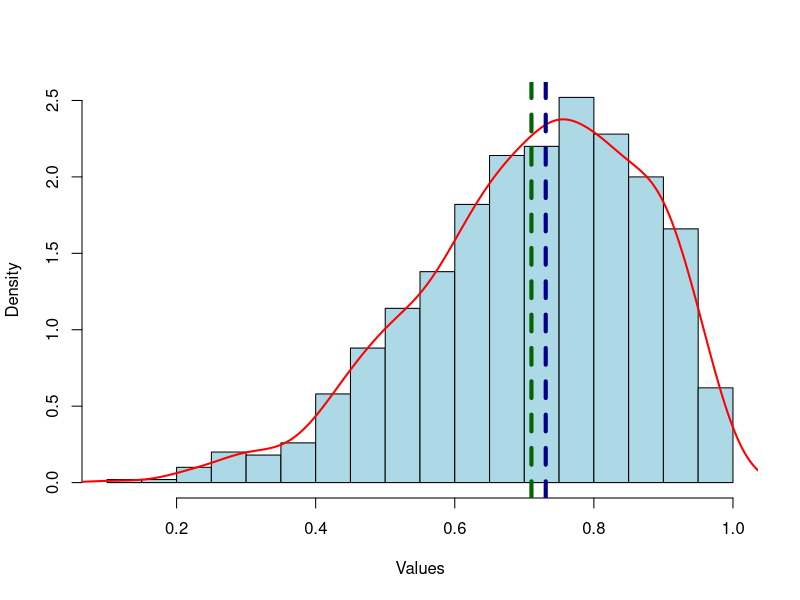
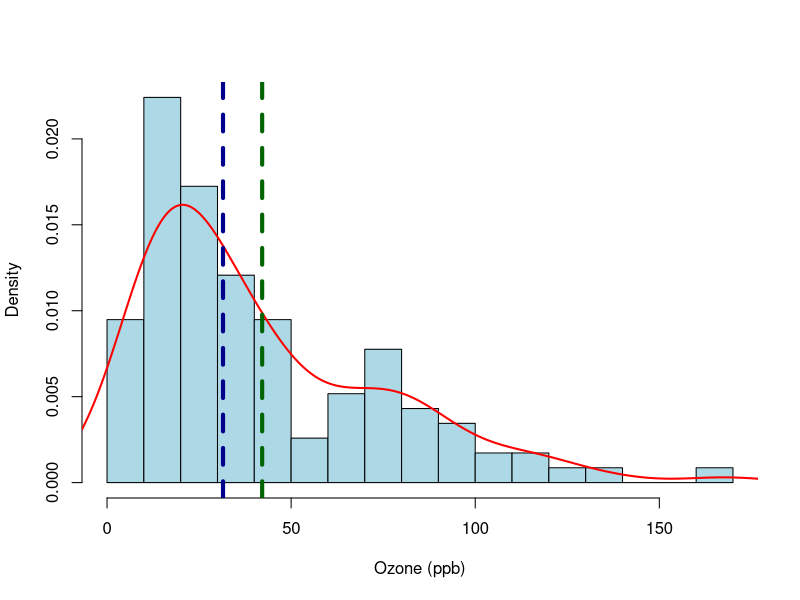
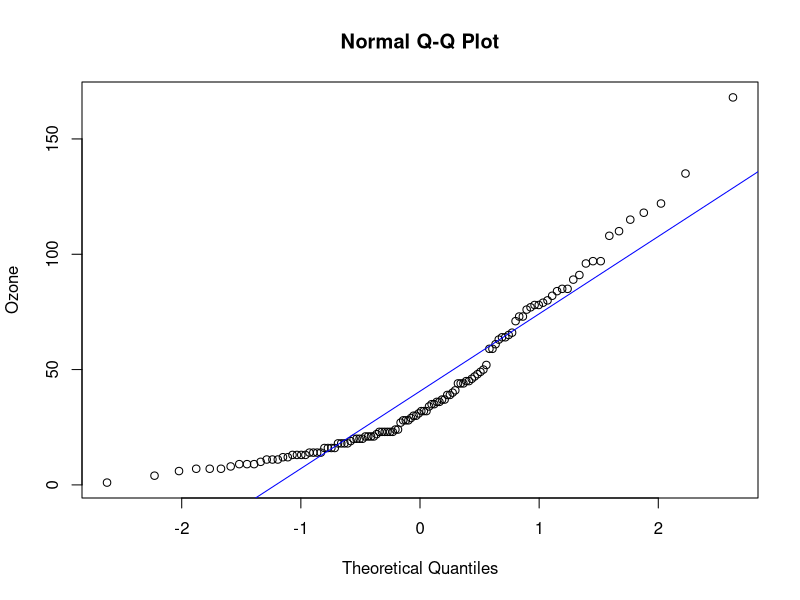
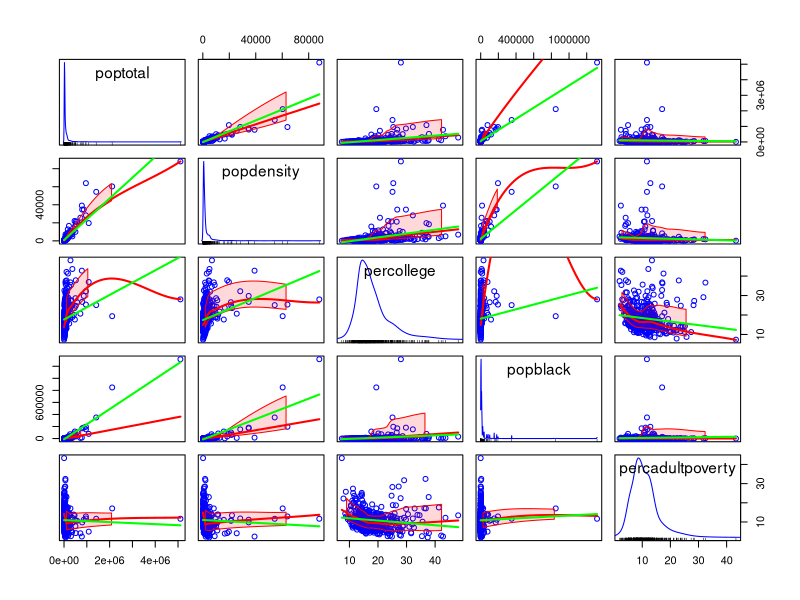

The R source for these figures, in order:
## ---- chunk 1
library(e1071);library(car)
## ---- chunk 2
set.seed(123)  # For reproducibility
left_skewed_data <- rbeta(1000, shape1 = 5, shape2 = 2)

# Plot a histogram to visualize the left-skewed data
hist(left_skewed_data, breaks = 20, col = "lightblue", main = "", xlab = "Values", freq = FALSE)

lines(density(left_skewed_data, na.rm = TRUE), 
      col = "red", 
      lwd = 2)

abline(v = median(left_skewed_data), col = 'darkblue', lwd = 4, lty = 2)
abline(v = mean(left_skewed_data), col = 'darkgreen', lwd = 4, lty = 2)

skewness(left_skewed_data)
## ---- chunk 3
data("airquality")
hist(na.omit(airquality$Ozone), 
     main = "", 
     xlab = "Ozone (ppb)", 
     col = "lightblue", 
     border = "black",
     breaks = 20,
     freq = FALSE)

lines(density(airquality$Ozone, na.rm = TRUE), 
      col = "red", 
      lwd = 2)

abline(v = median(na.omit(airquality$Ozone)), col = 'darkblue', lwd = 4, lty = 2)
abline(v = mean(na.omit(airquality$Ozone)), col = 'darkgreen', lwd = 4, lty = 2)

skewness(na.omit(airquality$Ozone))

qqnorm(na.omit(airquality$Ozone), ylab = 'Ozone')
qqline(na.omit(airquality$Ozone), col = 'blue')
## ---- chunk 4
library(tidyverse)

data("midwest")

scatterplotMatrix(~ poptotal + popdensity+percollege+popblack+percadultpoverty,  data = midwest, smooth = list(span = 0.45, lty.smooth = 1, col.smooth = 'red', col.var = 'red'), regLine = list(col = 'green'))
